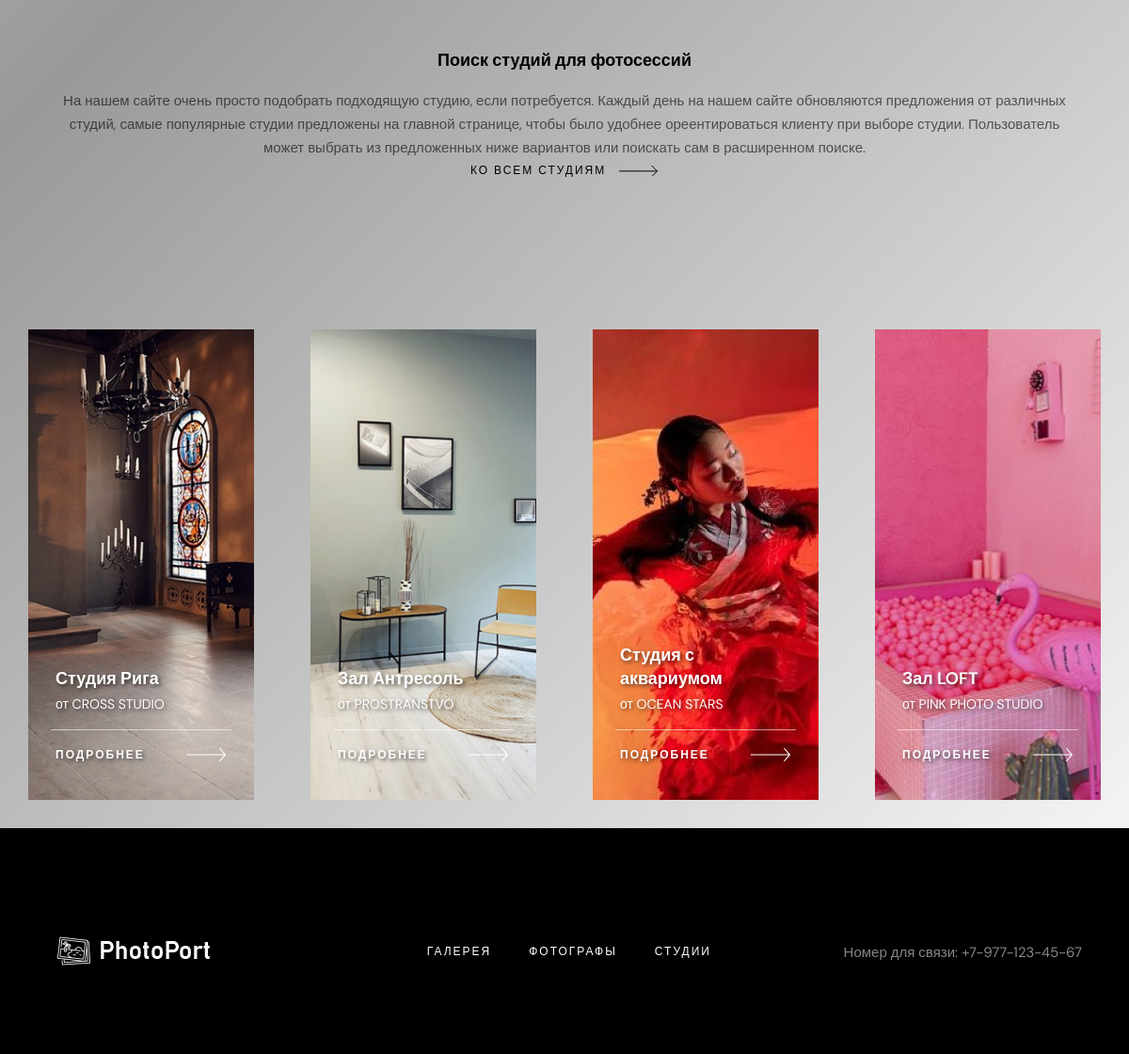
Before: / (lower part) with the older database file.
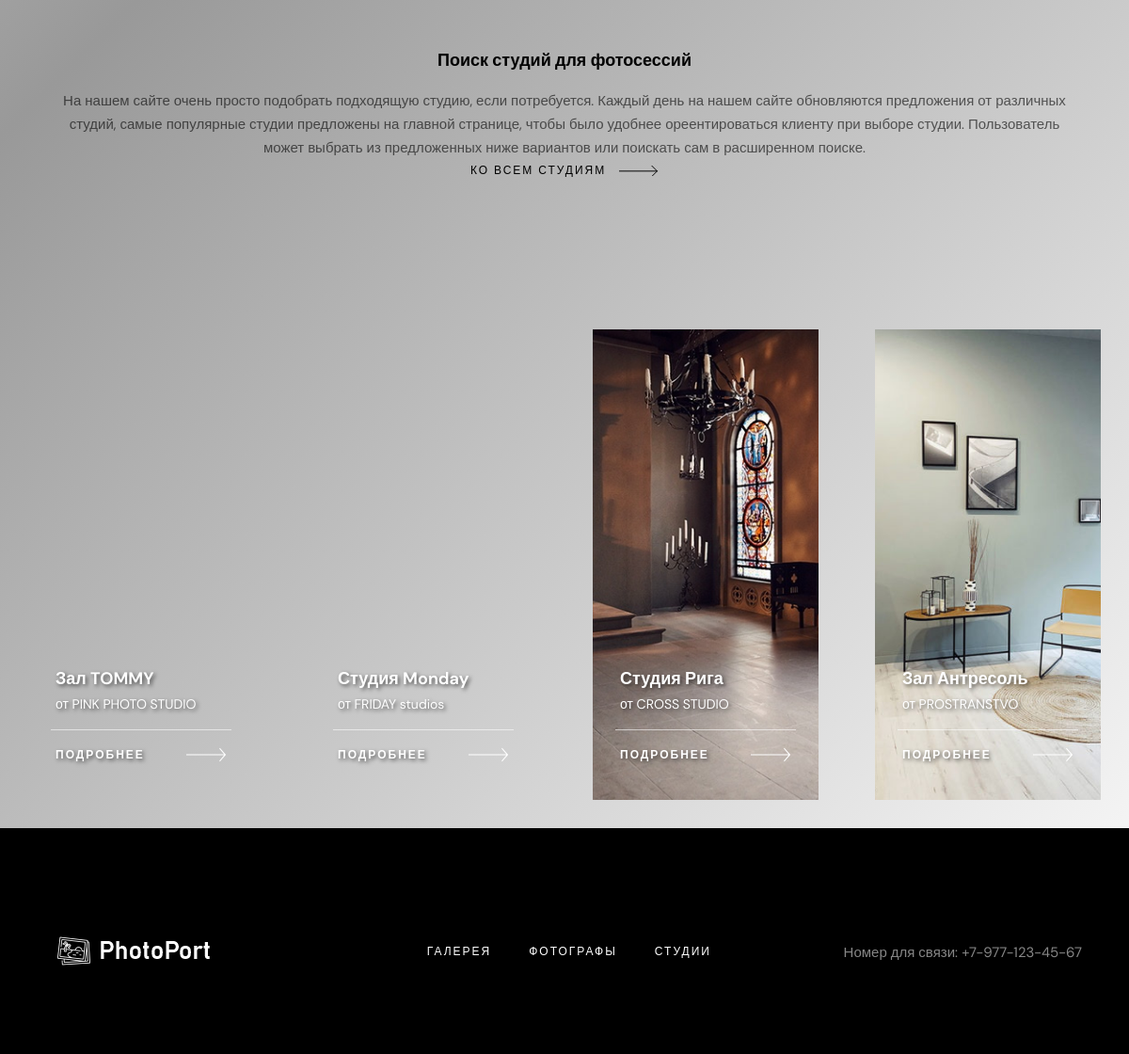
After: the same page with the newer database file.
### tables this page shows
CREATE TABLE `studios` (
  `id` int(11) NOT NULL,
  `name` varchar(100) NOT NULL,
  `description` text NOT NULL,
  `image_url` varchar(255) NOT NULL,
  `link` varchar(255) NOT NULL,
  `created_at` timestamp NOT NULL DEFAULT current_timestamp()
);

### index.php (the view, shortened to what this page needs)
<?php
$servername = "localhost";
$username = "root";
$password = "";
$dbname = "photoport";
$conn = new mysqli($servername, $username, $password, $dbname);
$sql = "SELECT * FROM studios ORDER BY created_at DESC LIMIT 4";
$result = $conn->query($sql);
?>
<!DOCTYPE html>
<html lang="ru">
<head>
    <link rel="stylesheet" href="styles/css/main.css">
</head>
<body>
    <main>
        <section class="our-features">
            <div class="container">
                <div class="row">
                    <div class="feature">
                        <div class="feature-image"><img src="images/studios.svg" alt="студии"></div>
                        <h3 class="feature-heading">Поиск студий для фотосессий</h3>
                        <p class="feature-text">На нашем сайте очень просто подобрать подходящую студию, если потребуется.
                            Каждый день на нашем сайте обновляются предложения от различных студий, самые популярные студии предложены на главной странице, чтобы было удобнее
                            ореентироваться клиенту при выборе студии. Пользователь может выбрать из предложенных ниже вариантов или поискать сам в расширенном поиске.</p>
                            <a href="studios.php" class="invite-link invite-link-black">Ко всем студиям</a>
                    </div>
                </div>
            </div>
        </section>
        <section class="gallery">
            <div class="container-lg">
                <div class="grid">
                    <?php while ($row = $result->fetch_assoc()): ?>
                        <div class="image-container">
                            <div class="image" style="background-image: url('<?php echo $row['image_url']; ?>');">
                                <div class="image-box">
                                    <div class="image-textbox">
                                        <h3><?php echo htmlspecialchars($row['name']); ?></h3>
                                        <p><?php echo htmlspecialchars($row['description']); ?></p>
                                    </div>
                                    <div class="image-link">
                                        <a href="<?php echo htmlspecialchars($row['link']); ?>">
                                            <h6>Подробнее</h6>
                                        </a>
                                        <img src="images/arrow-white.svg" alt="стрелка">
                                    </div>
                                </div>
                            </div>
                        </div>
                    <?php endwhile; ?>
                </div>
            </div>
        </section>
    </main>
    <footer>
        <div class="container">
            <div class="footer-row">
                <div class="footer_logo-box">
                    <a href="index.php" class="logo">
                        <img src="images/4.png" alt="логотип">
                    </a>
                </div>
                <div class="footer_menu-box">
                    <ul class="footer_menu">
                        <li class="footer_menu-item">
                            <a class="footer_menu-link" href="gallery.php">Галерея</a>
                        </li>
                        <li class="footer_menu-item">
                            <a class="footer_menu-link" href="photographers.php">Фотографы</a></li>
                        <li class="footer_menu-item">
                            <a class="footer_menu-link" href="studios.php">Студии</a>
                        </li>
                    </ul>
                </div>
                <div class="footer_copyright">
                    <p class="opaque-grey">Номер для связи: +7-977-123-45-67</p>
                </div>
            </div>
        </div>
    </footer>
</body>
</html>

### styles/css/main.css (style rules this page uses)
h3 { font-family: "DM Sans Bold", sans-serif; font-size: 18px; line-height: 25px; }
p.opaque-grey { padding-left: 50px; margin-top: 62px; color: rgba(223, 223, 223, 0.6); }
.image-link a h6 { color: #ffffff; }
.btn, .invite-link { text-transform: uppercase; font-size: 12px; font-family: "DM Sans Bold", sans-serif; letter-spacing: 2px; }
.invite-link { display: -webkit-inline-box; display: -ms-inline-flexbox; display: inline-flex; -webkit-box-align: center; -ms-flex-align: center; align-items: center; width: 100%; max-width: 165px; position: relative; }
.invite-link::after { content: ''; position: absolute; right: 0; width: 42px; height: 12px; background-size: cover; -webkit-transition: -webkit-transform .4s; transition: -webkit-transform .4s; transition: transform .4s; transition: transform .4s, -webkit-transform .4s; }
.invite-link-black { color: #000000; max-width: 200px; }
.invite-link-black::after { background-image: url("../../images/arrow-black.svg"); }
footer { background-color: #000000; padding: 60px 0 40px; margin-top: auto; }
footer .footer-row { display: flex; align-items: flex-start; justify-content: space-between; }
footer .footer_logo-box { padding-top: 45px; padding-right: 100px; height: 140px; }
footer .footer_menu-box { height: 140px; }
footer .footer_menu { display: flex; justify-content: space-between; align-items: center; height: 100%; list-style-type: none; padding: 0; }
footer .footer_menu-item { margin: 0 20px; }
footer .footer_menu-link { color: #ffffff; font-size: 28px; text-decoration: none; }
footer .footer_menu-link, .nav_list-link { text-transform: uppercase; font-family: "DM Sans Bold", sans-serif; font-size: 12px; letter-spacing: 2px; -webkit-transition: color .5s ease; transition: color .5s ease; }
*, *::before, *::after { margin: 0; padding: 0; -webkit-box-sizing: border-box; box-sizing: border-box; }
body { background: linear-gradient(135deg, #ffffff, #999999, #ffffff); font-family: "DM Sans Regular", sans-serif; font-size: 15px; min-height: 100vh; display: flex; flex-direction: column; }
main { flex-grow: 1; }
ul { list-style: none; }
a { text-decoration: none; }
.row { display: -webkit-box; display: -ms-flexbox; display: flex; }
.grid { display: -ms-grid; display: grid; -ms-grid-columns: (1fr)[4]; grid-template-columns: repeat(4, 1fr); }
.container, .container-lg, .container-small { width: 100%; margin: 0 auto; }
.container { max-width: 1150px; padding: 0 25px; }
.container-lg { max-width: 3000px; }
.image-container { display: block; height: 500px; position: relative; -webkit-transition: all .3s; transition: all .3s; margin-bottom: 30px; margin-top: 30px; margin-left: 30px; margin-right: 30px; }
.image-container::after { content: ''; position: absolute; bottom: 0; left: 0; width: 100%; height: 5px; background-image: linear-gradient(27deg, #FFC593 0%, #d6c0c0 49%, #be6840 95%); opacity: 0; -webkit-transition: opacity .3s; transition: opacity .3s; }
.image { height: 100%; width: 100%; background-size: cover; background-position: center; background-repeat: no-repeat; display: flex; align-items: flex-end; justify-content: center; padding: 35px 0; }
.image-box { color: #ffffff; width: 80%; max-width: 100%; }
.image-box p { margin-top: 5px; font-size: 14px; }
.image-textbox { border-bottom: 1px solid rgba(255, 255, 255, 0.582); padding: 10px 5px 18px; color: white; text-shadow: 2px 2px 4px rgba(0, 0, 0, 0.6); }
.image-link { display: -webkit-box; display: -ms-flexbox; display: flex; -webkit-box-pack: justify; -ms-flex-pack: justify; justify-content: space-between; padding: 18px 5px 5px; color: white; text-shadow: 2px 2px 4px rgba(0, 0, 0, 0.6); }
.image-link h6 { text-transform: uppercase; font-family: "DM Sans Bold", sans-serif; font-size: 12px; letter-spacing: 2px; }
.our-features { padding: 100px 0; }
.our-features .feature { text-align: center; padding: 0 10px; margin-bottom: 30px; }
.our-features .feature-image { display: -webkit-box; display: -ms-flexbox; display: flex; -webkit-box-align: center; -ms-flex-align: center; align-items: center; -webkit-box-pack: center; -ms-flex-pack: center; justify-content: center; height: 100px; margin-bottom: 40px; }
.our-features .feature-heading { margin-bottom: 18px; }
.our-features .feature-text { line-height: 25px; color: rgba(0, 0, 0, 0.6); }

Changed rows visible on the page:
no longer on this page (row edited): studios: image_url (picture), name "Студия с аквариумом", description "от OCEAN STARS"
no longer on this page (row edited): studios: image_url (picture), name "Зал LOFT", description "от PINK PHOTO STUDIO"
added studios: name "Зал TOMMY", description "от PINK PHOTO STUDIO"
added studios: name "Студия Monday", description "от FRIDAY studios"
